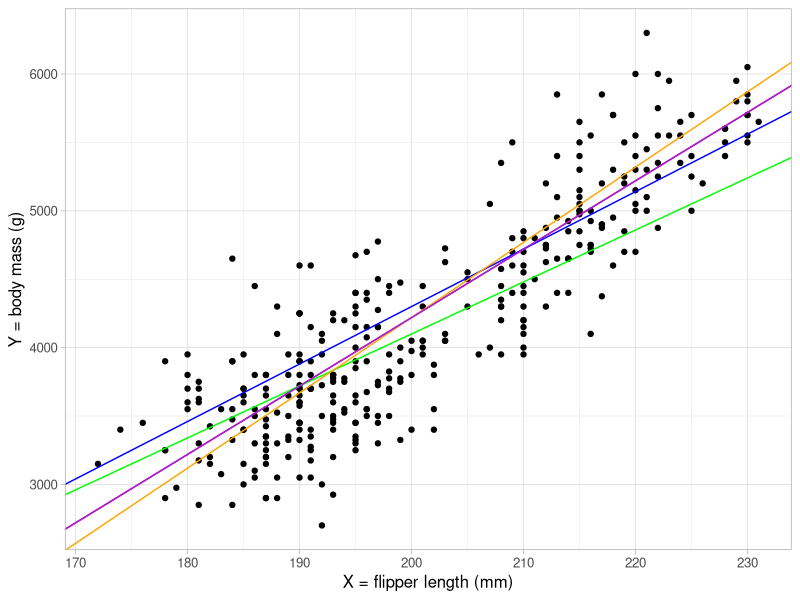
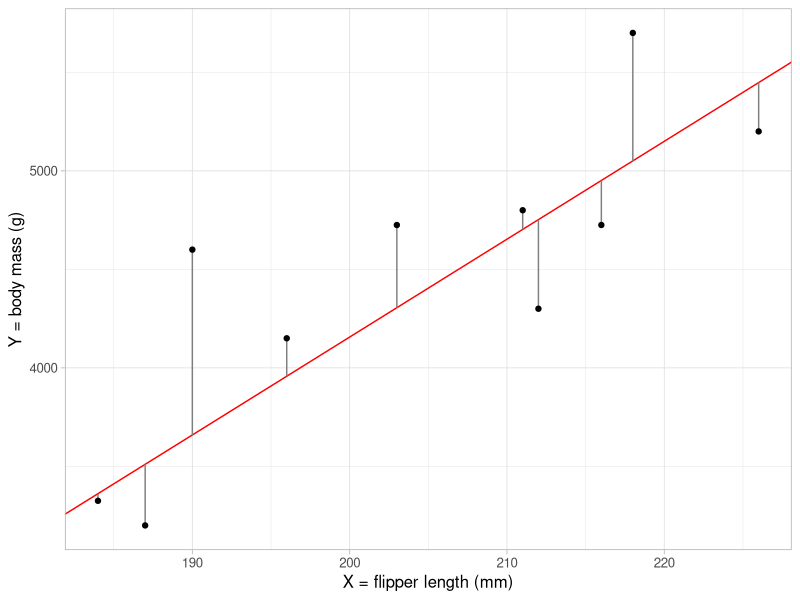
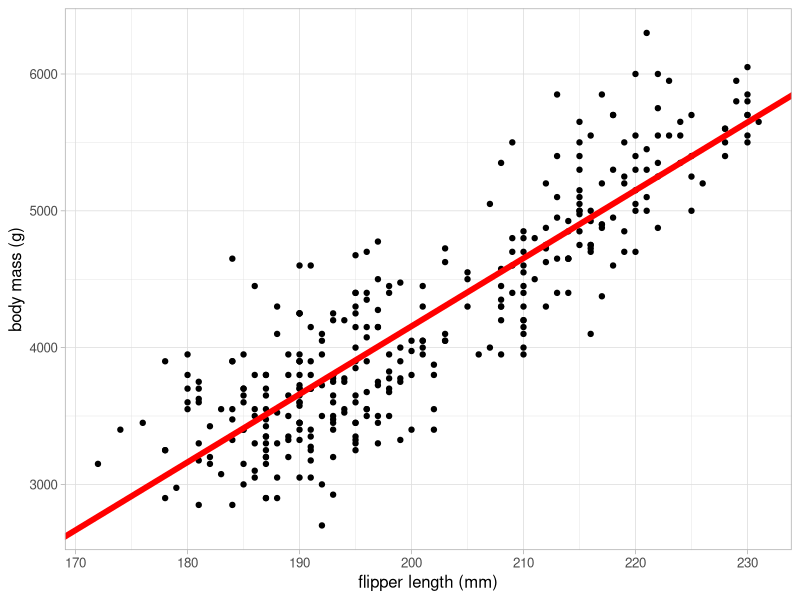
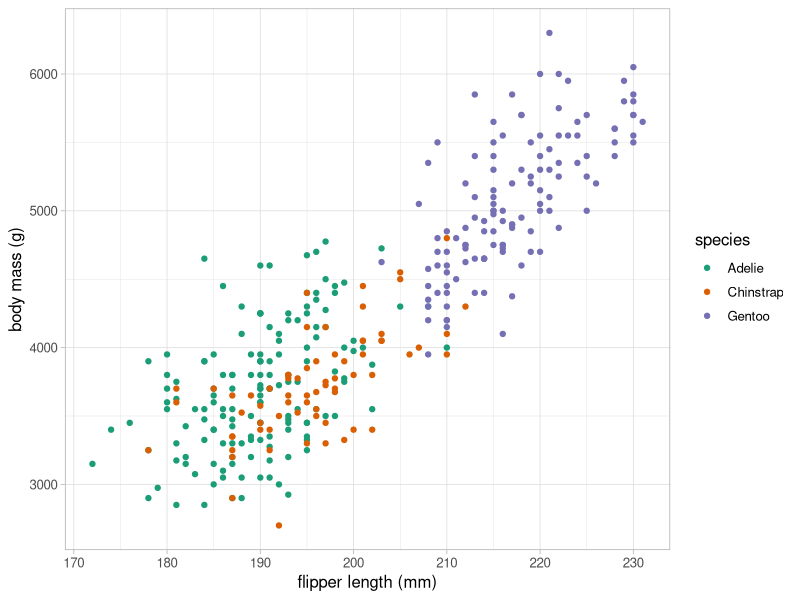
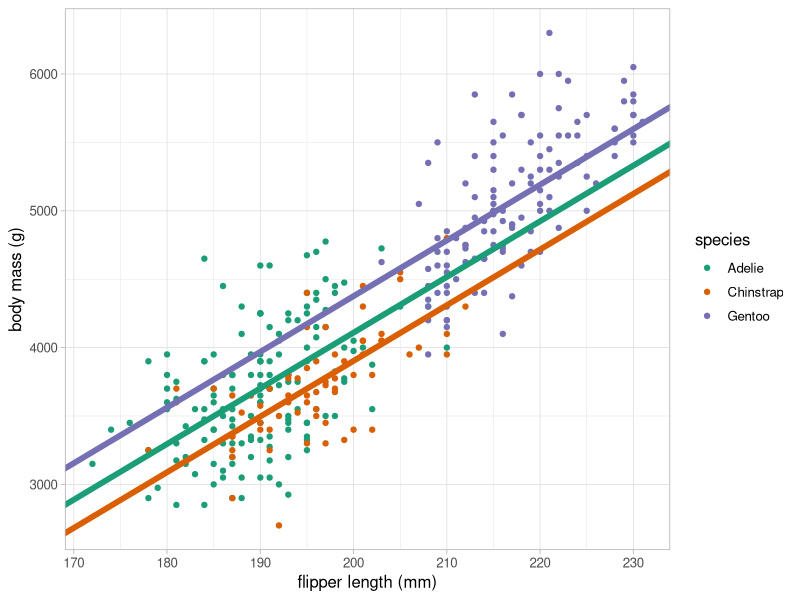
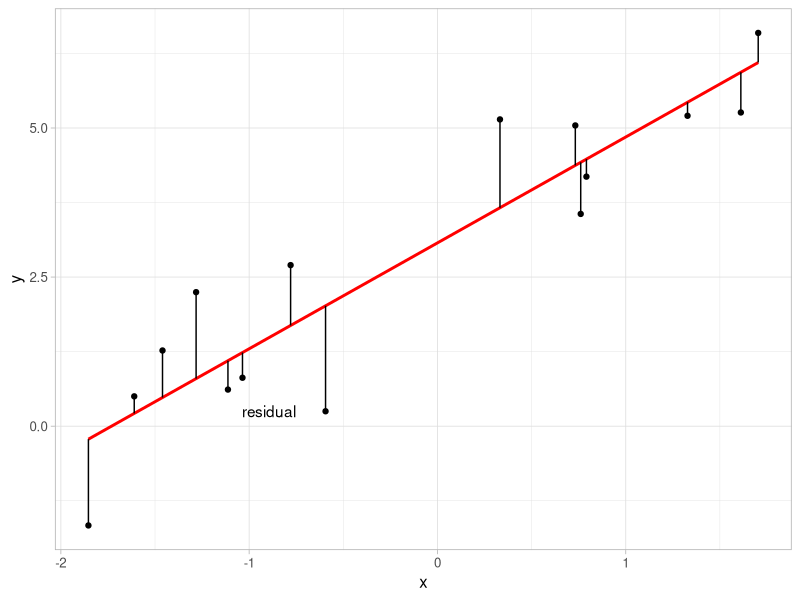
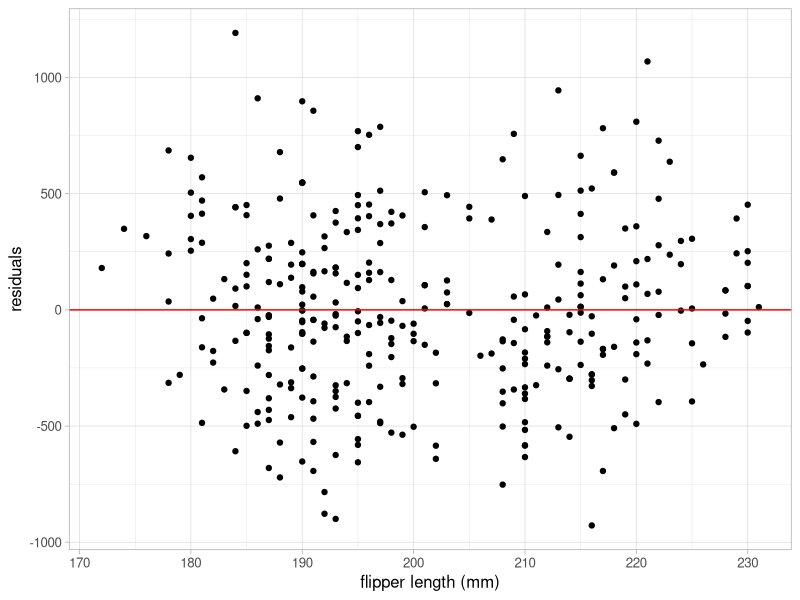
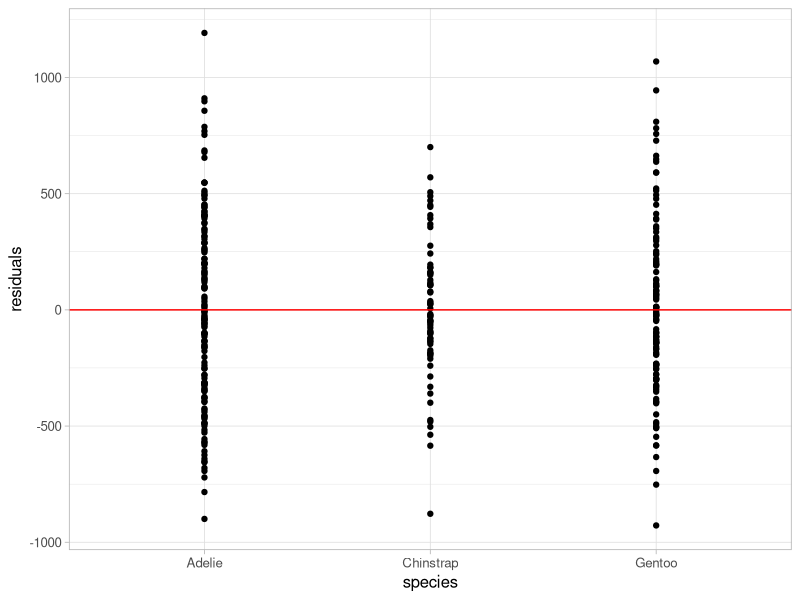

Write the R code that produced these figures, in order.
## ---- chunk 1
#| label: setup
#| include: false
#| message: false

library(tidyverse)
library(palmerpenguins)
library(Metrics)
library(car)

data(penguins)

set.seed(2024)
## ---- chunk 2
#| echo: false
#| warning: false
ggplot(data = penguins) +
    geom_point(aes(y = body_mass_g, x = flipper_length_mm)) + 
    geom_abline(intercept = -5780.831, slope = 50, col = "red")+
    geom_abline(intercept = -4100, slope = 42, col = "blue")+
    geom_abline(intercept = -3500, slope = 38, col = "green")+
    geom_abline(intercept = -6780.831, slope = 55, col = "orange")+
    geom_abline(intercept = -5780.831, slope = 50, col = "purple")+
    labs(y = "Y = body mass (g)", x = "X = flipper length (mm)") +
    theme_light(base_size = 12)

## ---- chunk 3
#| echo: false
#| warning: false
#| 
set.seed(40)

fit <- lm(body_mass_g ~ flipper_length_mm, data = penguins)

penguins |>
    filter(!is.na(body_mass_g)) |>
    mutate(yhat = predict(fit)) |>
    slice_sample(n = 10) |> 
    ggplot() +
    geom_abline(intercept = fit$coefficients[1], slope = fit$coefficients[2], col = "red") +
    geom_segment(aes(flipper_length_mm, y = body_mass_g, yend = yhat), col = "grey50") +
    geom_point(aes(y = body_mass_g, x = flipper_length_mm)) +
    labs(y = "Y = body mass (g)", x = "X = flipper length (mm)") +
    theme_light(base_size = 12)

## ---- chunk 4
#| label: simple-linear-reg

lm_flipper <- lm(body_mass_g ~ flipper_length_mm, data = penguins) # <1>

summary(lm_flipper) # <2>
## ---- chunk 5
#| label: corr-linearreg

r_sq <- summary(lm_flipper)$r.squared

cor(penguins$body_mass_g, penguins$flipper_length_mm,
    use = "complete.obs")

sqrt(r_sq)
## ---- chunk 6
#| label: fig-scatter-bestfit
#| fig-cap: Scatterplot of body mass and flipper length with a line of best fit added
#| warning: false

ggplot(data = penguins) +
  geom_point(aes(x = flipper_length_mm, y = body_mass_g)) +
  geom_abline(intercept = coefficients(lm_flipper)[1], 
              slope = coefficients(lm_flipper)[2], 
              colour = "red", linewidth = 2) +
  labs(x = "flipper length (mm)", y = "body mass (g)") +
  theme_light(base_size = 12)
## ---- chunk 7
#| label: lm-confint

confint(lm_flipper) # <1>
## ---- chunk 8
#| label: fig-mass-species
#| fig-cap: Scatterplot investigating the relationship between body mass, flipper length, and species in penguins.
#| warning: false

ggplot(data = penguins) +
  geom_point(aes(x = flipper_length_mm, y = body_mass_g,
                 colour = species)) +
  scale_colour_brewer(palette = "Dark2") +
  labs(x = "flipper length (mm)", y = "body mass (g)") +
  theme_light(base_size = 12)
## ---- chunk 9
#| label: dummy-ex
#| echo: false

penguins %>% 
  select(species) %>% 
  mutate(chinstrap = if_else(species == "Chinstrap", 1, 0),
         gentoo = if_else(species == "Gentoo", 1, 0)) %>% 
  slice_sample(n = 10) %>% 
  knitr::kable()
## ---- chunk 10
#| label: class-species

class(penguins$species)

levels(penguins$species)
## ---- chunk 11
#| label: reorder-species

penguins_new <- mutate(penguins,
                       species_gentoo = fct_relevel(species, "Gentoo"))

levels(penguins_new$species_gentoo)
## ---- chunk 12
#| label: lm-dummy

lm_flipper_spec <- lm(body_mass_g ~ flipper_length_mm + species,
                      data = penguins)

summary(lm_flipper_spec)
## ---- chunk 13
#| label: fig-scatter-dummyvar
#| fig-cap: Scatterplot of body mass, flipper length and species, with lines of best fit added
#| warning: false

ggplot(data = penguins) +
  geom_point(aes(x = flipper_length_mm, y = body_mass_g, colour = species)) +
  geom_abline(intercept = coefficients(lm_flipper_spec)[1], # <1>
              slope = coefficients(lm_flipper_spec)[2], 
              colour = "#1B9E77", linewidth = 2) +  # <1>
  geom_abline(intercept = (coefficients(lm_flipper_spec)[1] +     # <2>
                        coefficients(lm_flipper_spec)[3]), 
              slope = coefficients(lm_flipper_spec)[2], 
              colour = "#D95F02", linewidth = 2) +  #<2>
  geom_abline(intercept = (coefficients(lm_flipper_spec)[1] +     # <3>
                        coefficients(lm_flipper_spec)[4]), 
              slope = coefficients(lm_flipper_spec)[2], 
              colour = "#7570B3", linewidth = 2) +  # <3>
  scale_colour_brewer(palette = "Dark2") +
  labs(x = "flipper length (mm)", y = "body mass (g)") +
  theme_light(base_size = 12)
## ---- chunk 14
#| label: lm2-confint

confint(lm_flipper_spec)
## ---- chunk 15
#| label: adj-r-squ

summary(lm_flipper)$adj.r.squared

summary(lm_flipper_spec)$adj.r.squared
## ---- chunk 16
#| label: info-crit

AIC(lm_flipper)

AIC(lm_flipper_spec)

BIC(lm_flipper)

BIC(lm_flipper_spec)
## ---- chunk 17
#| label: rmse-mae

rmse(lm_flipper$model$body_mass_g, predict(lm_flipper))

rmse(lm_flipper_spec$model$body_mass_g, predict(lm_flipper_spec))

mae(lm_flipper$model$body_mass_g, predict(lm_flipper))

mae(lm_flipper_spec$model$body_mass_g, predict(lm_flipper_spec))
## ---- chunk 18
#| label: vif-linear

library(car)

vif(lm_flipper_spec)
## ---- chunk 19
#| label: residual-example
#| echo: false
#| message: false
#| warning: false

df_resid <- tibble(x = rnorm(15),
                   resid = rnorm(n = 15),
                   y = 2.6 + (x*1.5) + resid)

lm_resid <- lm(y ~ x, data = df_resid)
ggplot(data = df_resid, 
       aes(x = x, y = y)) +
  geom_point() +
  geom_smooth(method = "lm", colour = "red", se = FALSE) +
  annotate("segment", x = df_resid$x, xend = df_resid$x,
           y =  df_resid$y, yend = predict(lm_resid)) +
  annotate("text", x = (df_resid$x[4] -.3), 
           y = df_resid$y[4], label = "residual") +
  theme_light(base_size = 12)
## ---- chunk 20
#| label: linearity

penguins_resid <- lm_flipper_spec$model %>% #<1>
  mutate(residuals_flipper_spec = resid(lm_flipper_spec))

ggplot(data = penguins_resid) +
  geom_point(aes(x = flipper_length_mm, y = residuals_flipper_spec)) +
  labs(y = "residuals", x = "flipper length (mm)") +
  geom_hline(yintercept = 0, colour = "red") + #<2>
  theme_light(base_size = 12)

ggplot(data = penguins_resid) +
  geom_point(aes(x = species, y = residuals_flipper_spec)) +
  labs(y = "residuals", x = "species") +
  geom_hline(yintercept = 0, colour = "red") + #<3>
  theme_light(base_size = 12)
## ---- chunk 21
#| label: resid-hist
#| message: false

ggplot(data = penguins_resid) +
  geom_histogram(aes(x = residuals_flipper_spec), 
                 colour = "black", fill = "grey45") +
  labs(x = "residuals") +
  theme_light(base_size = 12)
## ---- chunk 22
#| label: resid-variance

ggplot(data = penguins_resid) +
  geom_point(aes(x = body_mass_g, y = residuals_flipper_spec)) +
  geom_hline(yintercept = 0, colour = "red") +
  labs(x = "body mass (g)", y = "residuals") +
  theme_light(base_size = 12)
## ---- chunk 23
#| label: cooks-dist

plot(lm_flipper_spec, which = 4)
## ---- chunk 24
#| label: cooks-dist-data
#| echo: false

penguins %>% 
  filter((body_mass_g == lm_flipper_spec$model$body_mass_g[40] &
          flipper_length_mm == lm_flipper_spec$model$flipper_length_mm[40]) |
          (body_mass_g == lm_flipper_spec$model$body_mass_g[170] &
          flipper_length_mm == lm_flipper_spec$model$flipper_length_mm[170]) |
          (body_mass_g == lm_flipper_spec$model$body_mass_g[315] &
          flipper_length_mm == lm_flipper_spec$model$flipper_length_mm[315])) %>% 
  knitr::kable()
